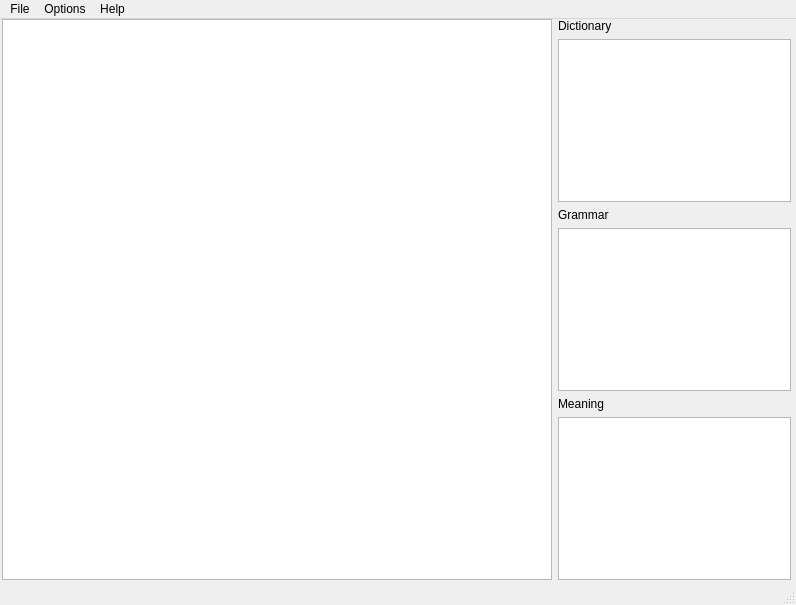
<?xml version="1.0" encoding="UTF-8"?>
<ui version="4.0">
 <author>Peter Maatman</author>
 <class>Main</class>
 <widget class="QMainWindow" name="Main">
  <property name="geometry">
   <rect>
    <x>0</x>
    <y>0</y>
    <width>796</width>
    <height>605</height>
   </rect>
  </property>
  <property name="sizePolicy">
   <sizepolicy hsizetype="Preferred" vsizetype="Preferred">
    <horstretch>0</horstretch>
    <verstretch>0</verstretch>
   </sizepolicy>
  </property>
  <property name="windowTitle">
   <string>Didasko</string>
  </property>
  <widget class="QWidget" name="centralwidget">
   <property name="sizePolicy">
    <sizepolicy hsizetype="Preferred" vsizetype="Preferred">
     <horstretch>0</horstretch>
     <verstretch>0</verstretch>
    </sizepolicy>
   </property>
   <widget class="QWidget" name="layoutWidget">
    <property name="geometry">
     <rect>
      <x>0</x>
      <y>0</y>
      <width>791</width>
      <height>561</height>
     </rect>
    </property>
    <layout class="QHBoxLayout" name="horizontalLayout">
     <property name="leftMargin">
      <number>2</number>
     </property>
     <item>
      <widget class="QTextEdit" name="text">
       <property name="minimumSize">
        <size>
         <width>550</width>
         <height>0</height>
        </size>
       </property>
       <property name="readOnly">
        <bool>true</bool>
       </property>
      </widget>
     </item>
     <item>
      <layout class="QVBoxLayout" name="verticalLayout">
       <item>
        <widget class="QLabel" name="label">
         <property name="text">
          <string>Dictionary</string>
         </property>
        </widget>
       </item>
       <item>
        <widget class="QTextEdit" name="dictionary">
         <property name="readOnly">
          <bool>true</bool>
         </property>
         <property name="overwriteMode">
          <bool>false</bool>
         </property>
        </widget>
       </item>
       <item>
        <widget class="QLabel" name="label_2">
         <property name="text">
          <string>Grammar</string>
         </property>
        </widget>
       </item>
       <item>
        <widget class="QTextEdit" name="grammar">
         <property name="readOnly">
          <bool>true</bool>
         </property>
        </widget>
       </item>
       <item>
        <widget class="QLabel" name="label_3">
         <property name="text">
          <string>Meaning</string>
         </property>
        </widget>
       </item>
       <item>
        <widget class="QTextEdit" name="meaning">
         <property name="readOnly">
          <bool>true</bool>
         </property>
        </widget>
       </item>
      </layout>
     </item>
    </layout>
   </widget>
  </widget>
  <widget class="QMenuBar" name="menubar">
   <property name="geometry">
    <rect>
     <x>0</x>
     <y>0</y>
     <width>796</width>
     <height>19</height>
    </rect>
   </property>
   <widget class="QMenu" name="menuFile">
    <property name="title">
     <string>File</string>
    </property>
    <addaction name="actionOpen"/>
    <addaction name="actionClose"/>
   </widget>
   <widget class="QMenu" name="menuOptions">
    <property name="title">
     <string>Options</string>
    </property>
    <addaction name="actionMeaning"/>
    <addaction name="actionGrammar"/>
    <addaction name="actionDictionary"/>
   </widget>
   <widget class="QMenu" name="menuHelp">
    <property name="title">
     <string>Help</string>
    </property>
    <addaction name="actionAbout"/>
   </widget>
   <addaction name="menuFile"/>
   <addaction name="menuOptions"/>
   <addaction name="menuHelp"/>
  </widget>
  <widget class="QStatusBar" name="statusbar"/>
  <action name="actionOpen">
   <property name="text">
    <string>Open</string>
   </property>
  </action>
  <action name="actionMeaning">
   <property name="checkable">
    <bool>true</bool>
   </property>
   <property name="checked">
    <bool>true</bool>
   </property>
   <property name="text">
    <string>Meaning</string>
   </property>
  </action>
  <action name="actionGrammar">
   <property name="checkable">
    <bool>true</bool>
   </property>
   <property name="checked">
    <bool>true</bool>
   </property>
   <property name="text">
    <string>Grammar</string>
   </property>
  </action>
  <action name="actionDictionary">
   <property name="checkable">
    <bool>true</bool>
   </property>
   <property name="checked">
    <bool>true</bool>
   </property>
   <property name="text">
    <string>Dictionary</string>
   </property>
  </action>
  <action name="actionAbout">
   <property name="text">
    <string>About</string>
   </property>
  </action>
  <action name="actionClose">
   <property name="text">
    <string>Close</string>
   </property>
  </action>
 </widget>
 <resources/>
 <connections/>
</ui>
